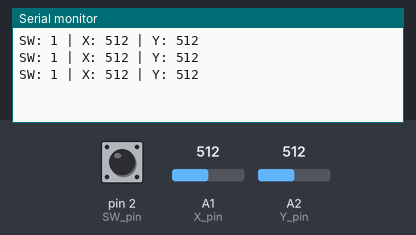
This sketch was run on a simulated Arduino Uno, built with avr-gcc and run on an emulated ATmega328P. On the bench: the last lines printed to the serial monitor. The test bench sets the inputs (shaded band); at power-on: A1 (X_pin) = 512, A2 (Y_pin) = 512, pin 2 (SW_pin) HIGH.

Above: at 1.3 s.
1.4 s: A1 (X_pin) set to 716
At 1.9 s:
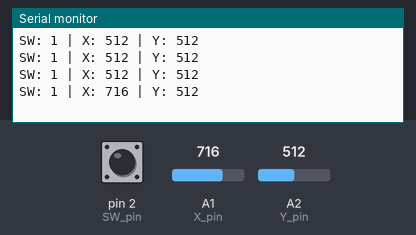
2.9 s: A2 (Y_pin) set to 716
At 3.4 s:
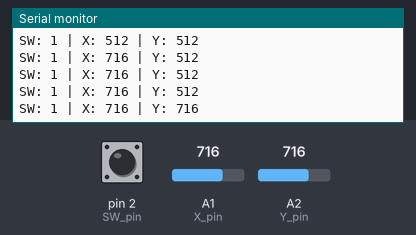
4.4 s: pin 2 (SW_pin) pulled LOW for 0.6 s
At 4.9 s:
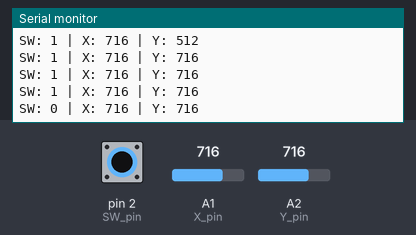
6.5 s: A1 (X_pin) set to 900
At 6.8 s:
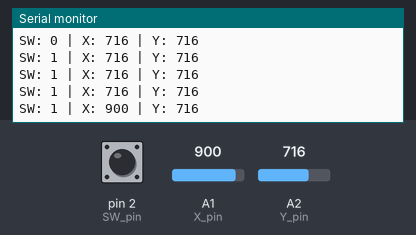
8.0 s: pin 2 (SW_pin) pulled LOW for 1 s
At 8.4 s:
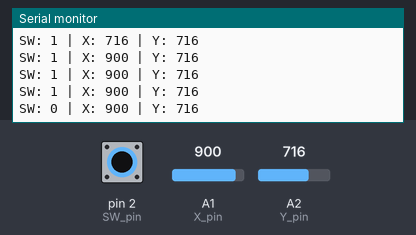
10.5 s: A2 (Y_pin) set to 900
At 10.9 s:
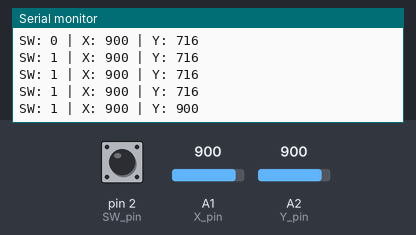
Timing chart, 0 to 13.0 s (numbered marks = the images above; inputs shaded):
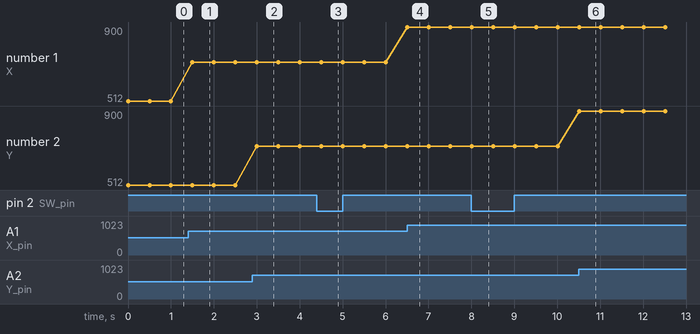

Measured:
- after the input at 1.4 s, the serial monitor: prints a new line after 0.10 s (image 1)
- after the input at 2.9 s, the serial monitor: prints a new line after 0.10 s (image 2)
- after the input at 4.4 s, the serial monitor: prints a new line after 0.11 s (image 3)
- after the input at 6.5 s, the serial monitor: prints a new line at once (image 4)
- after the input at 8.0 s, the serial monitor: prints a new line at once (image 5)
- after the input at 10.5 s, the serial monitor: prints a new line at once (image 6)
- plotted number 1: 512 → 716 after the input at 1.4 s, 716 → 900 after the input at 6.5 s

The sketch:

lesson_23_joystick.ino
```cpp
// Joystick - SW→D2, X→A1, Y→A2, VCC, GND
const int SW_pin = 2;
const int X_pin = A1;
const int Y_pin = A2;

void setup() {
  pinMode(SW_pin, INPUT);
  digitalWrite(SW_pin, HIGH);
  Serial.begin(9600);
}

void loop() {
  Serial.print("SW: ");
  Serial.print(digitalRead(SW_pin));
  Serial.print(" | X: ");
  Serial.print(analogRead(X_pin));
  Serial.print(" | Y: ");
  Serial.println(analogRead(Y_pin));
  delay(500);
}
```
